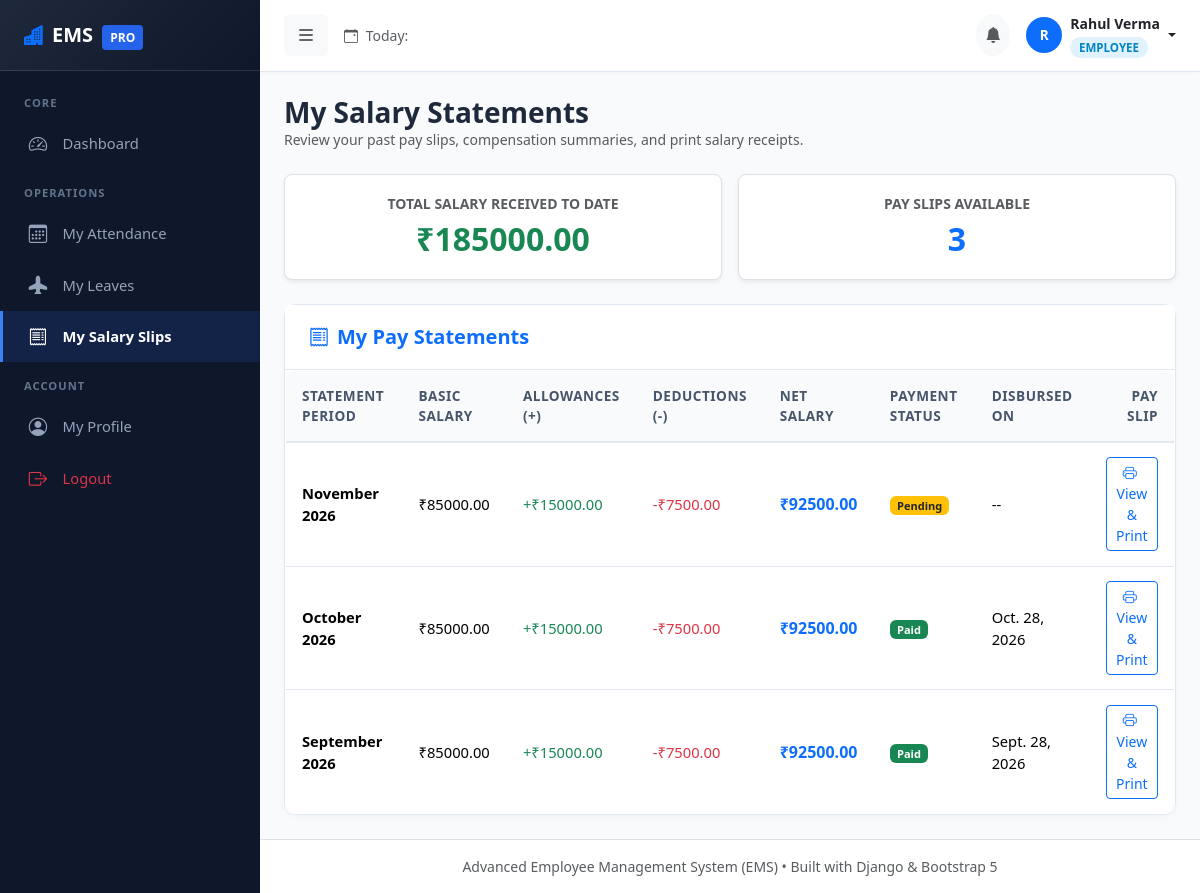
The app's page /payroll/my-statements/ (signed in) with its own data.
### accounts/models.py (models this page shows, shortened)
class UserProfile(models.Model):
    ROLE_CHOICES = (
        ('ADMIN', 'Admin'),
        ('HR', 'HR Manager'),
        ('EMPLOYEE', 'Employee'),
    )
    user = models.OneToOneField(User, on_delete=models.CASCADE, related_name='profile')
    role = models.CharField(max_length=20, choices=ROLE_CHOICES, default='EMPLOYEE')
    created_at = models.DateTimeField(auto_now_add=True)

### payroll/models.py (models this page shows, shortened)
class Salary(models.Model):
    MONTH_CHOICES = (
        (1, 'January'),
        (2, 'February'),
        (3, 'March'),
        (4, 'April'),
        (5, 'May'),
        (6, 'June'),
        (7, 'July'),
        (8, 'August'),
        (9, 'September'),
        (10, 'October'),
        (11, 'November'),
        (12, 'December'),
    )
    STATUS_CHOICES = (
        ('PAID', 'Paid'),
        ('PENDING', 'Pending'),
        ('FAILED', 'Failed'),
    )
    employee = models.ForeignKey(Employee, on_delete=models.CASCADE, related_name='salaries')
    month = models.PositiveSmallIntegerField(choices=MONTH_CHOICES)
    year = models.PositiveIntegerField()
    basic_salary = models.DecimalField(max_digits=12, decimal_places=2, verbose_name="Basic Salary (₹/$)")
    allowances = models.DecimalField(max_digits=12, decimal_places=2, default=0.00, verbose_name="Allowances")
    deductions = models.DecimalField(max_digits=12, decimal_places=2, default=0.00, verbose_name="Deductions")
    net_salary = models.DecimalField(max_digits=12, decimal_places=2, blank=True, verbose_name="Net Salary")
    payment_date = models.DateField(null=True, blank=True, verbose_name="Payment Date")
    payment_status = models.CharField(max_length=20, choices=STATUS_CHOICES, default='PENDING')
    notes = models.TextField(blank=True, verbose_name="Notes / Remarks")
    created_at = models.DateTimeField(auto_now_add=True)
    class Meta:
        unique_together = ('employee', 'month', 'year')
        ordering = ['-year', '-month']

### payroll/views.py (the view)
# urls.py: path('my-statements/', views.my_salary_view, name='my_salary'),
@login_required
def my_salary_view(request):
    try:
        employee = request.user.employee_profile
    except Employee.DoesNotExist:
        messages.error(request, "No employee record associated with your account.")
        return redirect('dashboard')
    salaries = Salary.objects.filter(employee=employee).order_by('-year', '-month')
    paginator = Paginator(salaries, 10)
    page_obj = paginator.get_page(request.GET.get('page'))
    total_earned = salaries.filter(payment_status='PAID').aggregate(Sum('net_salary'))['net_salary__sum'] or 0
    return render(request, 'salary_my.html', {
        'page_obj': page_obj,
        'employee': employee,
        'total_earned': total_earned,
    })

### employees/models.py (called while the page is built)
    @property
    def photo_url(self):
        if self.profile_photo and hasattr(self.profile_photo, 'url'):
            return self.profile_photo.url
        return None

### templates/salary_my.html (shortened to what this page needs)
{% extends 'base.html' %}
{% block content %}
<div class="mb-4">
    <h3 class="fw-bold mb-0">My Salary Statements</h3>
    <p class="text-muted small mb-0">Review your past pay slips, compensation summaries, and print salary receipts.</p>
</div>
<div class="row g-3 mb-4">
    <div class="col-md-6">
        <div class="p-3 bg-white rounded-3 border text-center shadow-sm">
            <span class="text-muted small fw-bold">TOTAL SALARY RECEIVED TO DATE</span>
            <div class="fs-2 fw-bold text-success">₹{{ total_earned|floatformat:2 }}</div>
        </div>
    </div>
    <div class="col-md-6">
        <div class="p-3 bg-white rounded-3 border text-center shadow-sm">
            <span class="text-muted small fw-bold">PAY SLIPS AVAILABLE</span>
            <div class="fs-2 fw-bold text-primary">{{ page_obj.paginator.count }}</div>
        </div>
    </div>
</div>
<div class="card form-card">
    <div class="card-header bg-white">
        <h5 class="mb-0 fw-bold text-primary"><i class="bi bi-receipt me-2"></i>My Pay Statements</h5>
    </div>
    <div class="card-body p-0">
        <div class="table-responsive">
            <table class="table table-hover align-middle mb-0 custom-table">
                <thead>
                    <tr>
                        <th>Statement Period</th>
                        <th>Basic Salary</th>
                        <th>Allowances (+)</th>
                        <th>Deductions (-)</th>
                        <th>Net Salary</th>
                        <th>Payment Status</th>
                        <th>Disbursed On</th>
                        <th class="text-end">Pay Slip</th>
                    </tr>
                </thead>
                <tbody>
                    {% for sal in page_obj %}
                    <tr class="table-row-hover">
                        <td><strong>{{ sal.get_month_display }} {{ sal.year }}</strong></td>
                        <td>₹{{ sal.basic_salary }}</td>
                        <td class="text-success">+₹{{ sal.allowances }}</td>
                        <td class="text-danger">-₹{{ sal.deductions }}</td>
                        <td><strong class="text-primary fs-6">₹{{ sal.net_salary }}</strong></td>
                        <td>
                            {% if sal.payment_status == 'PAID' %}
                            <span class="badge bg-success">Paid</span>
                            {% elif sal.payment_status == 'FAILED' %}
                            <span class="badge bg-danger">Failed</span>
                            {% else %}
                            <span class="badge bg-warning text-dark">Pending</span>
                            {% endif %}
                        </td>
                        <td>{{ sal.payment_date|default:"--" }}</td>
                        <td class="text-end">
                            <a href="{% url 'salary_detail' sal.pk %}" class="btn btn-sm btn-outline-primary">
                                <i class="bi bi-printer me-1"></i> View &amp; Print
                            </a>
                        </td>
                    </tr>
                    {% endfor %}
                </tbody>
            </table>
        </div>
    </div>
</div>
{% endblock %}

### templates/base.html (shortened to what this page needs)
<!DOCTYPE html>
<html lang="en">
<head>
    <link href="https://cdn.jsdelivr.net/npm/bootstrap@5.3.3/dist/css/bootstrap.min.css" rel="stylesheet">
    <link rel="stylesheet" href="https://cdn.jsdelivr.net/npm/bootstrap-icons@1.11.3/font/bootstrap-icons.min.css">
    {% load static %}
    <link rel="stylesheet" href="{% static 'css/style.css' %}">
</head>
<body>
    {% if user.is_authenticated %}
    <div class="d-flex" id="wrapper">
        <div id="sidebar-wrapper">
            <div class="sidebar-heading d-flex align-items-center justify-content-between">
                <div>
                    <i class="bi bi-buildings-fill text-primary me-2"></i>EMS <span class="brand-badge ms-1">PRO</span>
                </div>
            </div>
            <div class="py-2">
                <div class="sidebar-category">Core</div>
                <a href="{% url 'dashboard' %}" class="sidebar-nav-item {% if request.resolver_match.url_name == 'dashboard' %}active{% endif %}">
                    <i class="bi bi-speedometer2"></i> Dashboard
                </a>
                <div class="sidebar-category">Operations</div>
                {% if is_employee_user %}
                <a href="{% url 'my_attendance' %}" class="sidebar-nav-item {% if request.resolver_match.url_name == 'my_attendance' %}active{% endif %}">
                    <i class="bi bi-calendar3"></i> My Attendance
                </a>
                <a href="{% url 'my_leaves' %}" class="sidebar-nav-item {% if request.resolver_match.url_name == 'my_leaves' or request.resolver_match.url_name == 'leave_apply' %}active{% endif %}">
                    <i class="bi bi-airplane-fill"></i> My Leaves
                </a>
                <a href="{% url 'my_salary' %}" class="sidebar-nav-item {% if request.resolver_match.url_name == 'my_salary' %}active{% endif %}">
                    <i class="bi bi-receipt"></i> My Salary Slips
                </a>
                {% endif %}
                <div class="sidebar-category">Account</div>
                <a href="{% url 'profile' %}" class="sidebar-nav-item {% if request.resolver_match.url_name == 'profile' %}active{% endif %}">
                    <i class="bi bi-person-circle"></i> My Profile
                </a>
                <a href="{% url 'logout' %}" class="sidebar-nav-item text-danger">
                    <i class="bi bi-box-arrow-right"></i> Logout
                </a>
            </div>
        </div>
        <div id="page-content-wrapper">
            <nav class="navbar navbar-expand-lg top-navbar">
                <div class="container-fluid px-0">
                    <button class="btn btn-light border-0 me-3" id="sidebarToggle" type="button">
                        <i class="bi bi-list fs-5"></i>
                    </button>
                    <div class="d-none d-md-flex align-items-center">
                        <span class="text-muted small">
                            <i class="bi bi-calendar-event me-1"></i> Today: {{ today|date:"l, d F Y" }}
                        </span>
                    </div>
                    <div class="ms-auto d-flex align-items-center gap-3">
                        <div class="dropdown">
                            <a class="btn btn-light position-relative rounded-circle p-2" href="#" role="button" data-bs-toggle="dropdown" aria-expanded="false">
                                <i class="bi bi-bell-fill text-muted"></i>
                            </a>
                        </div>
                        <div class="dropdown">
                            <a class="d-flex align-items-center text-decoration-none dropdown-toggle text-dark" href="#" role="button" data-bs-toggle="dropdown" aria-expanded="false">
                                {% if current_employee and current_employee.photo_url %}
                                <img src="{{ current_employee.photo_url }}" alt="Profile" class="navbar-user-avatar me-2">
                                {% else %}
                                <div class="emp-table-avatar me-2 bg-primary text-white">
                                    {{ user.first_name|default:user.username|slice:":1"|upper }}
                                </div>
                                {% endif %}
                                <div class="d-none d-lg-block text-start me-1">
                                    <div class="fw-bold small">{{ user.first_name|default:user.username }} {{ user.last_name }}</div>
                                    <span class="role-badge role-{{ user_role|lower }}">{{ user_role }}</span>
                                </div>
                            </a>
                        </div>
                    </div>
                </div>
            </nav>
            <main class="container-fluid p-4">
                {% block content %}{% endblock %}
            </main>
            <footer class="mt-auto py-3 bg-white border-top text-center text-muted small">
                <div class="container-fluid">
                    Advanced Employee Management System (EMS) &bull; Built with Django &amp; Bootstrap 5
                </div>
            </footer>
        </div>
    </div>
    {% endif %}
</body>
</html>

### static/css/style.css (style rules this page uses)
:root { --primary: #2563eb; --primary-hover: #1d4ed8; --secondary: #64748b; --dark-sidebar: #0f172a; --sidebar-hover: #1e293b; --sidebar-active: #3b82f6; --sidebar-text: #94a3b8; --sidebar-text-active: #ffffff; --bg-main: #f8fafc; --card-bg: #ffffff; --border-color: #e2e8f0; --text-main: #1e293b; --text-muted: #64748b; }
body { font-family: 'Segoe UI', Roboto, -apple-system, BlinkMacSystemFont, sans-serif; background-color: var(--bg-main); color: var(--text-main); min-height: 100vh; }
#sidebar-wrapper { min-height: 100vh; width: 260px; background-color: var(--dark-sidebar); transition: margin 0.25s ease-out; position: sticky; top: 0; z-index: 1020; }
#sidebar-wrapper .sidebar-heading { padding: 1.25rem 1.5rem; font-size: 1.25rem; font-weight: 700; color: #fff; background: linear-gradient(135deg, #1e293b 0%, #0f172a 100%); border-bottom: 1px solid rgba(255, 255, 255, 0.1); }
.sidebar-heading .brand-badge { background: var(--primary); font-size: 0.75rem; padding: 0.25rem 0.5rem; border-radius: 4px; }
.sidebar-category { font-size: 0.7rem; text-transform: uppercase; letter-spacing: 1px; color: #64748b; padding: 1rem 1.5rem 0.35rem; font-weight: 700; }
.sidebar-nav-item { display: flex; align-items: center; padding: 0.75rem 1.5rem; color: var(--sidebar-text); text-decoration: none; font-weight: 500; font-size: 0.92rem; transition: all 0.2s ease; border-left: 3px solid transparent; }
.sidebar-nav-item.active { color: #fff; background-color: rgba(37, 99, 235, 0.15); border-left-color: var(--sidebar-active); font-weight: 600; }
.sidebar-nav-item i { font-size: 1.15rem; margin-right: 0.85rem; width: 22px; text-align: center; }
#page-content-wrapper { flex: 1; min-width: 0; display: flex; flex-direction: column; }
.top-navbar { background: #ffffff; border-bottom: 1px solid var(--border-color); padding: 0.8rem 1.5rem; box-shadow: 0 1px 3px rgba(0,0,0,0.03); }
.role-badge { font-size: 0.72rem; padding: 0.2rem 0.55rem; border-radius: 20px; font-weight: 600; }
.role-employee { background-color: #e0f2fe; color: #0284c7; }
.custom-table { background: #fff; border-radius: 10px; overflow: hidden; border: 1px solid var(--border-color); }
.custom-table thead th { background-color: #f8fafc; color: #475569; font-weight: 600; font-size: 0.85rem; text-transform: uppercase; letter-spacing: 0.5px; padding: 0.9rem 1rem; border-bottom: 2px solid var(--border-color); }
.custom-table tbody td { padding: 0.9rem 1rem; vertical-align: middle; font-size: 0.92rem; border-bottom: 1px solid var(--border-color); }
.emp-table-avatar { width: 36px; height: 36px; border-radius: 50%; object-fit: cover; background-color: #e2e8f0; display: inline-flex; align-items: center; justify-content: center; font-weight: 600; color: #475569; font-size: 0.85rem; }
.form-card { background: #ffffff; border-radius: 12px; border: 1px solid var(--border-color); box-shadow: 0 2px 6px rgba(0,0,0,0.03); }
.form-card .card-header { background: #ffffff; border-bottom: 1px solid var(--border-color); padding: 1.25rem 1.5rem; font-weight: 600; }

### records on screen
UserProfile: role "EMPLOYEE"
Salary: month "November", year "2026", basic_salary "85000.00", allowances "15000.00", deductions "7500.00", net_salary "92500.00", payment_status "Pending", payment_date "--"
Salary: month "October", year "2026", basic_salary "85000.00", allowances "15000.00", deductions "7500.00", net_salary "92500.00", payment_status "Paid", payment_date "Oct. 28, 2026"
Salary: month "September", year "2026", basic_salary "85000.00", allowances "15000.00", deductions "7500.00", net_salary "92500.00", payment_status "Paid", payment_date "Sept. 28, 2026"

### other values on screen
{{ user.first_name|default:user.username|slice:":1"|upper }} "R"
{{ user.first_name|default:user.username }} "Rahul"
{{ user.last_name }} "Verma"
{{ total_earned|floatformat:2 }} "185000.00"
{{ page_obj.paginator.count }} "3"
